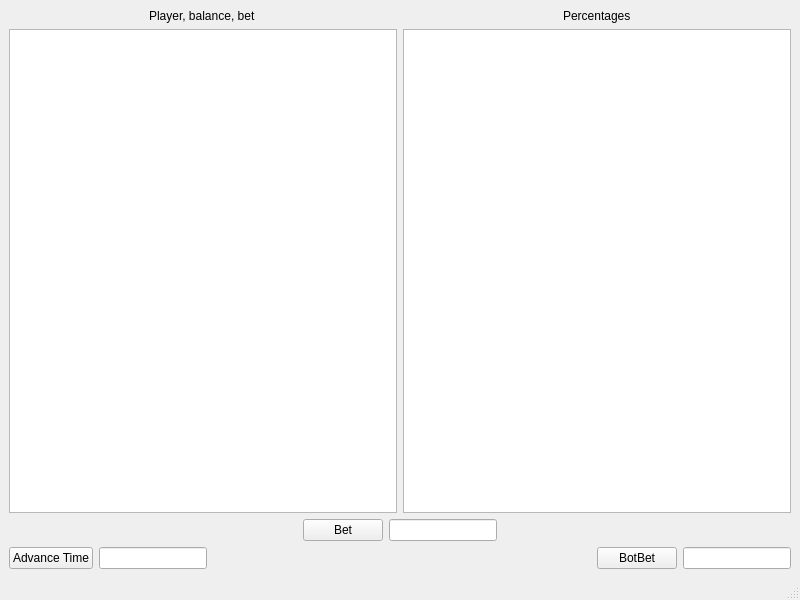
<?xml version="1.0" encoding="UTF-8"?>
<ui version="4.0">
 <class>MainWindow</class>
 <widget class="QMainWindow" name="MainWindow">
  <property name="geometry">
   <rect>
    <x>0</x>
    <y>0</y>
    <width>800</width>
    <height>600</height>
   </rect>
  </property>
  <property name="windowTitle">
   <string>MainWindow</string>
  </property>
  <widget class="QWidget" name="centralwidget">
   <layout class="QVBoxLayout" name="verticalLayout_3">
    <item>
     <layout class="QHBoxLayout" name="horizontalLayout_4">
      <item>
       <layout class="QVBoxLayout" name="verticalLayout">
        <item alignment="Qt::AlignHCenter">
         <widget class="QLabel" name="label">
          <property name="text">
           <string>Player, balance, bet</string>
          </property>
         </widget>
        </item>
        <item>
         <widget class="QListWidget" name="playerBalanceBetList"/>
        </item>
       </layout>
      </item>
      <item>
       <layout class="QVBoxLayout" name="verticalLayout_2">
        <item alignment="Qt::AlignHCenter">
         <widget class="QLabel" name="label_2">
          <property name="text">
           <string>Percentages</string>
          </property>
         </widget>
        </item>
        <item>
         <widget class="QListWidget" name="percentagesList"/>
        </item>
       </layout>
      </item>
     </layout>
    </item>
    <item>
     <layout class="QHBoxLayout" name="horizontalLayout_5">
      <item>
       <spacer name="horizontalSpacer_2">
        <property name="orientation">
         <enum>Qt::Horizontal</enum>
        </property>
        <property name="sizeHint" stdset="0">
         <size>
          <width>40</width>
          <height>20</height>
         </size>
        </property>
       </spacer>
      </item>
      <item>
       <layout class="QHBoxLayout" name="horizontalLayout_2">
        <item>
         <widget class="QPushButton" name="betButton">
          <property name="text">
           <string>Bet</string>
          </property>
         </widget>
        </item>
        <item>
         <widget class="QLineEdit" name="betLineEdit">
          <property name="sizePolicy">
           <sizepolicy hsizetype="Minimum" vsizetype="Fixed">
            <horstretch>0</horstretch>
            <verstretch>0</verstretch>
           </sizepolicy>
          </property>
         </widget>
        </item>
       </layout>
      </item>
      <item>
       <spacer name="horizontalSpacer_3">
        <property name="orientation">
         <enum>Qt::Horizontal</enum>
        </property>
        <property name="sizeHint" stdset="0">
         <size>
          <width>40</width>
          <height>20</height>
         </size>
        </property>
       </spacer>
      </item>
     </layout>
    </item>
    <item>
     <layout class="QHBoxLayout" name="horizontalLayout">
      <item>
       <widget class="QPushButton" name="advanceTimeButton">
        <property name="text">
         <string>Advance Time</string>
        </property>
       </widget>
      </item>
      <item>
       <widget class="QLineEdit" name="advanceTimeLineEdit">
        <property name="sizePolicy">
         <sizepolicy hsizetype="Minimum" vsizetype="Fixed">
          <horstretch>0</horstretch>
          <verstretch>0</verstretch>
         </sizepolicy>
        </property>
       </widget>
      </item>
      <item>
       <spacer name="horizontalSpacer">
        <property name="orientation">
         <enum>Qt::Horizontal</enum>
        </property>
        <property name="sizeHint" stdset="0">
         <size>
          <width>40</width>
          <height>20</height>
         </size>
        </property>
       </spacer>
      </item>
      <item>
       <widget class="QPushButton" name="botBetButton">
        <property name="text">
         <string>BotBet</string>
        </property>
       </widget>
      </item>
      <item>
       <widget class="QLineEdit" name="botBetLineEdit">
        <property name="sizePolicy">
         <sizepolicy hsizetype="Minimum" vsizetype="Fixed">
          <horstretch>0</horstretch>
          <verstretch>0</verstretch>
         </sizepolicy>
        </property>
       </widget>
      </item>
     </layout>
    </item>
   </layout>
  </widget>
  <widget class="QMenuBar" name="menubar">
   <property name="geometry">
    <rect>
     <x>0</x>
     <y>0</y>
     <width>800</width>
     <height>21</height>
    </rect>
   </property>
  </widget>
  <widget class="QStatusBar" name="statusbar"/>
 </widget>
 <resources/>
 <connections/>
</ui>
